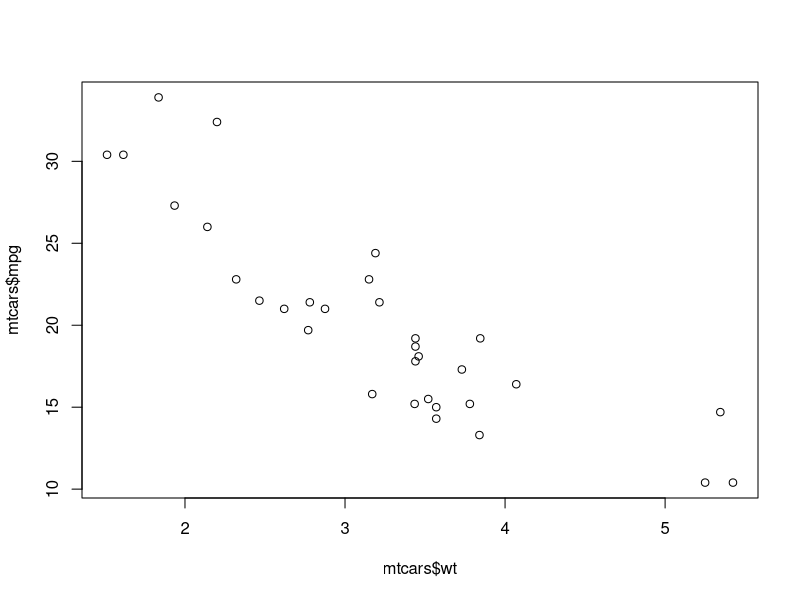
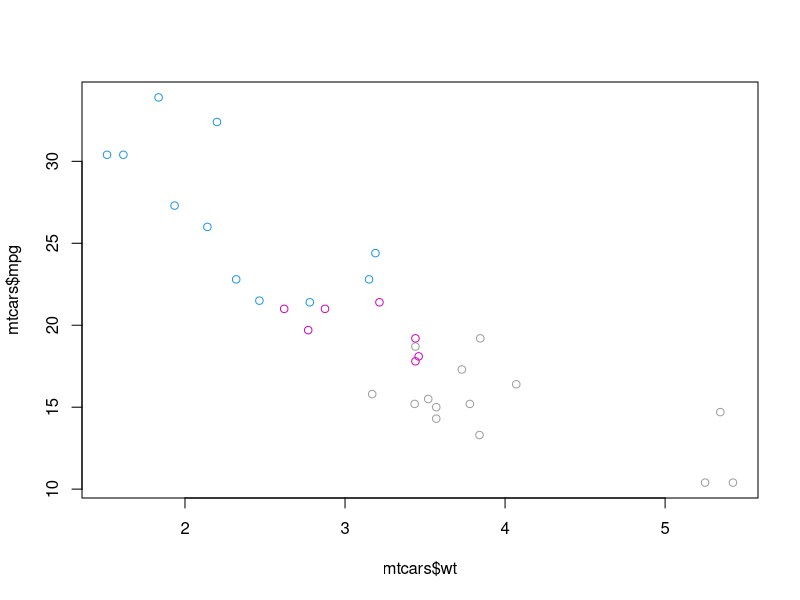
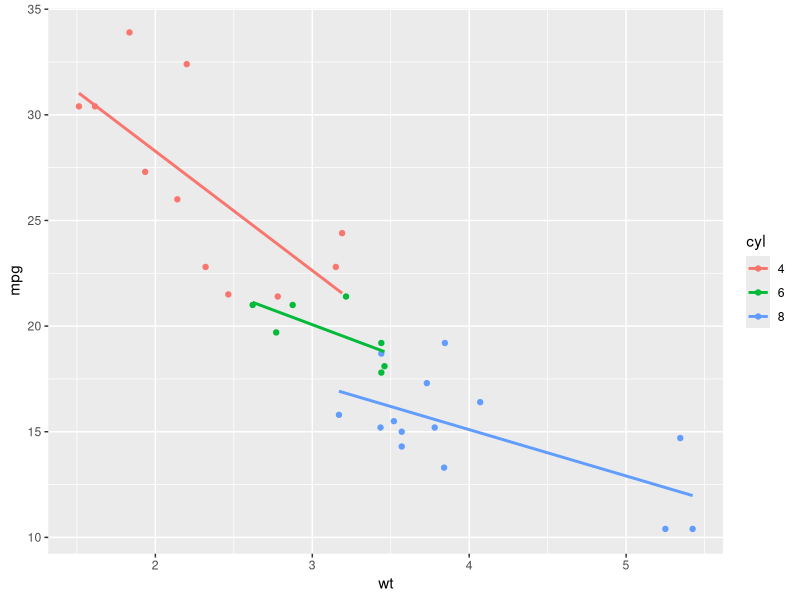
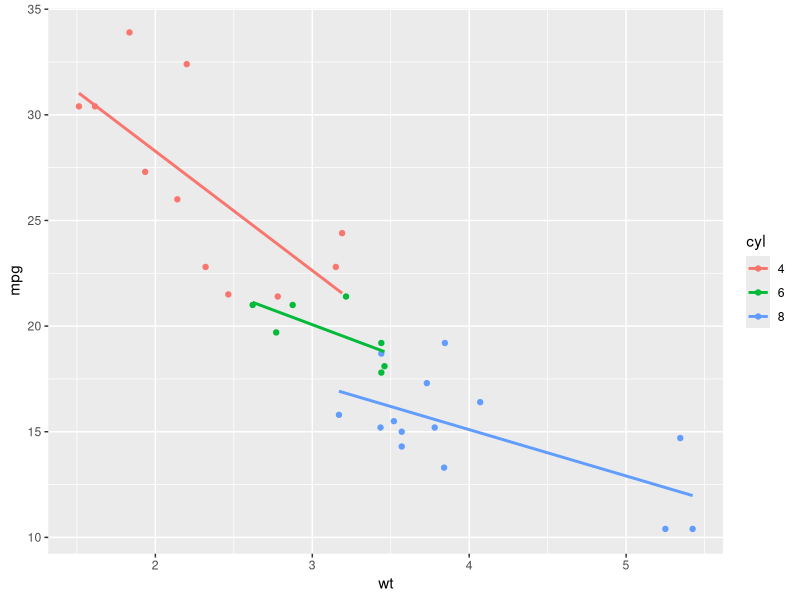
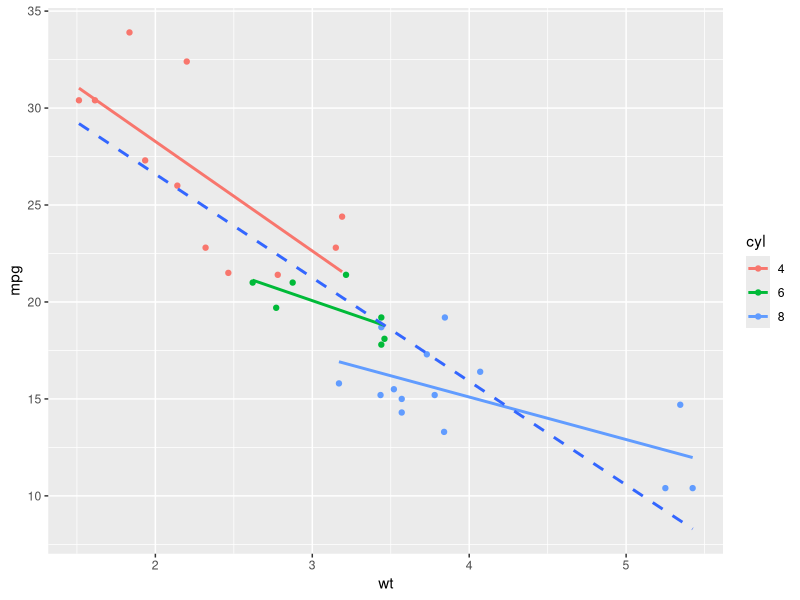

R code for these plots, in order:
str(mtcars)
head(mtcars)

## base plot for comparison
plot(x=mtcars$wt, y=mtcars$mpg)
plot(x=mtcars$wt, y=mtcars$mpg, col=mtcars$cyl)
mtcars$cyl <- as.factor(mtcars$cyl)

library(ggplot2)
ggplot(mtcars, aes(x=wt,y=mpg,col=cyl))+
  geom_point()+
  geom_smooth(method=lm, se=FALSE)

ggplot(mtcars, aes(x=wt,y=mpg,col=cyl))+
  geom_point()+
  geom_smooth(method=lm, se=FALSE)

ggplot(mtcars, aes(x = wt, y = mpg, col = cyl))+
  geom_point() +
  geom_smooth(method=lm,se=FALSE) +
  geom_smooth(aes(group=1),method=lm,se=FALSE,linetype=2)

str(iris)
head(iris)
